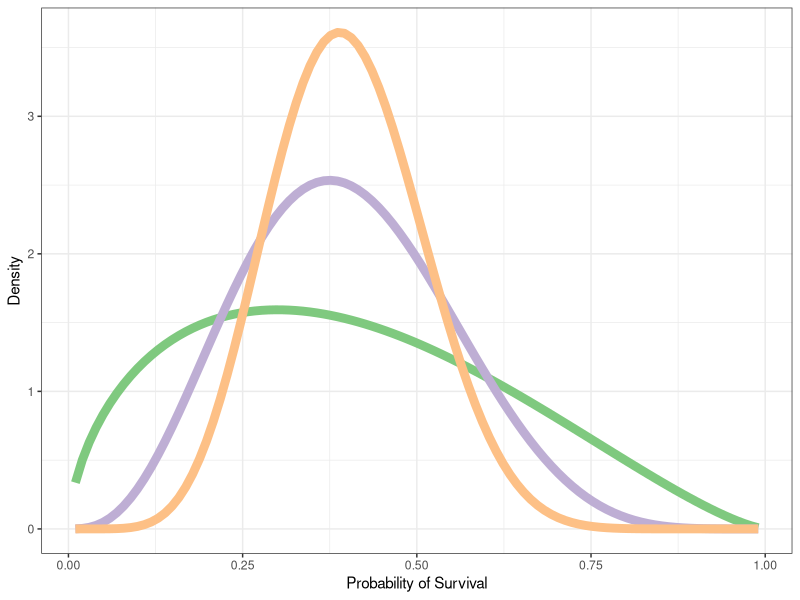
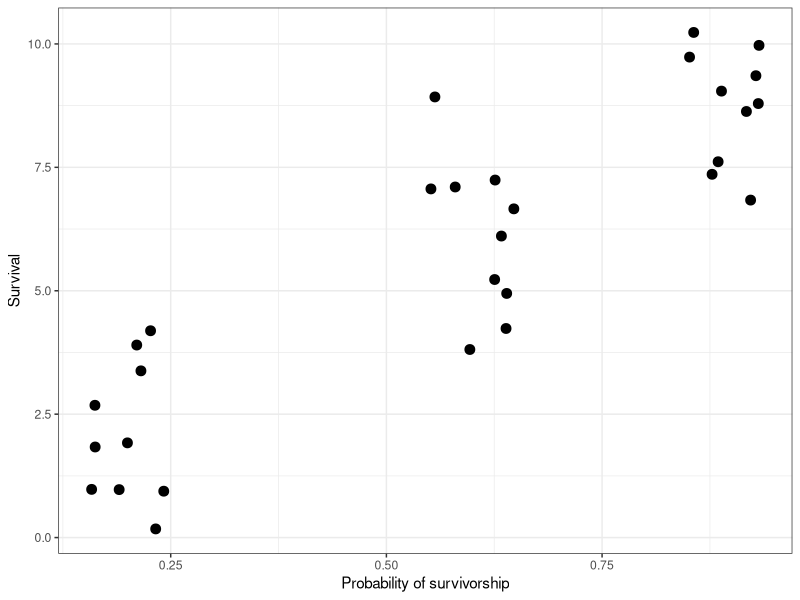

These charts were generated, in order, by the following R code:
## ---- chunk 1
suppressPackageStartupMessages(library(tidyverse))

betacurve <- function(x, phi) dbeta(x, .4*phi, (1-.4)*phi)

tibble(x = seq(from = 0.01, to = 0.99, length.out = 100),
       y1 = betacurve(x, 4),
       y2 = betacurve(x, 10),
       y3 = betacurve(x, 20)) %>% 
  pivot_longer(-x) %>% 
  ggplot(aes(x = x, y = value, colour = name)) +
  guides(color = FALSE) + 
  geom_line(lwd = 3) + 
  theme_bw()+
  scale_color_brewer(type = "qual") + 
  labs(x = "Probability of Survival",
       y = "Density")
## ---- chunk 2
tibble(p = rep(c(.2, .6, .9), each = 10),
       survived = rbinom(30, 10, prob = p)) %>% 
  ggplot(aes(x = p, y = survived)) + geom_point(position = position_jitter(width = .05), size = 3) + 
  theme_bw() + 
  labs(x = "Probability of survivorship", y = "Survival")
  
## ---- chunk 3
set.seed(1859)
x_obs <- rbinom(10, 6, 0.6)
x_obs
## ---- chunk 4
set.seed(1859)
x_obs <- rbinom(10, 6, 0.6)
x_obs
## ---- chunk 5
ps <- rbeta(200, 0.3 * 5 + sum(x_obs),
            0.7 * 5 + sum(6 - x_obs))
ys <- rbinom(200, size = 6, prob = ps)

## ---- chunk 6
set.seed(1859)
xs <- rpois(5, 27)
